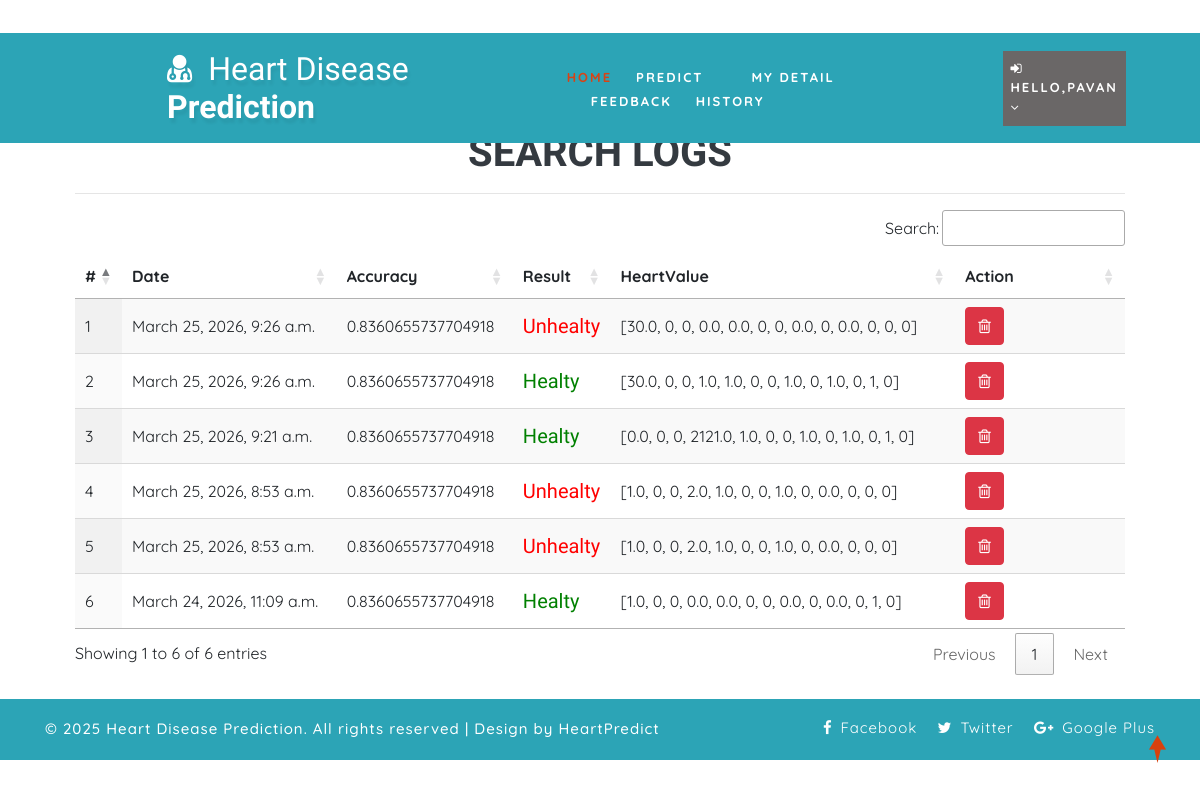
Page /view_search_pat/ (signed in) on the committed database.
### health/models.py (models this page shows, shortened)
class Search_Data(models.Model):
    patient = models.ForeignKey(Patient, on_delete=models.CASCADE, null=True)
    prediction_accuracy = models.CharField(max_length=100,null=True,blank=True)
    result = models.CharField(max_length=100,null=True,blank=True)
    values_list = models.CharField(max_length=100,null=True,blank=True)
    created = models.DateTimeField(auto_now=True,null=True)

### health/views.py (the view)
# urls.py: path('view_search_pat/', view_search_pat, name="view_search_pat"),
@login_required(login_url="login")
def view_search_pat(request):
    doc = None
    try:
        doc = Doctor.objects.get(user=request.user)
        data = Search_Data.objects.filter(patient__address__icontains=doc.address).order_by('-id')
    except:
        try:
            doc = Patient.objects.get(user=request.user)
            data = Search_Data.objects.filter(patient=doc).order_by('-id')
        except:
            data = Search_Data.objects.all().order_by('-id')
    return render(request,'view_search_pat.html',{'data':data})

### health/templates/view_search_pat.html
{% extends 'index.html' %}
{% load static %}
{% block body %}
<div class="container-fluid" style="width:90%;margin-top:8%">
                    <div class="container-fluid">
                        <h1 align="center" class="w3ls-title text-uppercase text-dark font-weight-bold">Search Logs</h1>
                         </div><hr>
                                <table id="example" class="display" style="width:100%">
                                  <thead>
                                    <tr>
                                      <th>#</th>
                                      {% if request.user.patient_set.all.0 %}
                                      <th>Date</th>
                                      {% else %}
                                      <th>Patient Name</th>
                                      {% endif %}
                                      <th>Accuracy</th>
                                      <th>Result</th>
                                      <th>HeartValue</th>
                                      <th>Action</th>
                                  </tr>
                              </thead>
                              <tbody>
                              {% for i in data %}
                                <tr>
                                  <td>{{forloop.counter}}</td>
                                  {% if request.user.patient_set.all.0 %}
                                    <td>{{i.created}}</td>
                                  {% else %}
                                  <td>{{i.patient.user.first_name}} {{i.patient.user.last_name}}</td>
                                  {% endif %}
                                    <td>{{i.prediction_accuracy}}</td>
                                    <td>{% if i.result == "0" %}
                                      <h5 style="color:green">Healty</h5>
                                      {% else %}
                                      <h5 style="color:red">Unhealty</h5>
                                  {% endif %}
                                  </td>
                                  <td>{{i.values_list}}</td>
                                  <td style="width:150px">
                                      <a href="/delete_searched/{{i.id}}" ><button class="btn btn-danger" onclick="return confirm('Are you sure?')"><i class="fa fa-trash-o"></i></button></a></td>
                              </tr>
                              {% endfor %}
                          </tbody>
                      </table>
                  </div>
{% endblock %}

### health/templates/index.html (shortened to what this page needs)
<!DOCTYPE html>
{% load static %}
<html lang="zxx">
<head>
	<link rel="stylesheet" href="{% static 'css/bootstrap.css' %}">
	<link href="{% static 'css/css_slider.css' %}" type="text/css" rel="stylesheet" media="all">
	<link rel="stylesheet" href="{% static 'css/style.css' %}" type="text/css" media="all" />
	<link href="{% static 'css/font-awesome.min.css' %}" rel="stylesheet">
<link rel='stylesheet' type='text/css' href="https://cdn.datatables.net/1.10.21/css/jquery.dataTables.min.css">
<link rel='stylesheet' type='text/css' href="https://cdn.datatables.net/buttons/1.6.2/css/buttons.dataTables.min.css">
</head>
<body>
	<div id="home" style="margin-bottom:2%">
		<header>
			<div class="top-bar py-3">
				<div class="container">
					<div class="row">
						<div class="col-xl-7 col-lg-6 col-md-4 top-social-agile text-md-right text-center mt-md-0 mt-2">
							<div class="row">
								<div class="col-xl-3 col-lg-4 col-6 top-w3layouts p-md-0 text-right">
								</div>
								<div class="col-xl-3 col-lg-4 col-6 header-w3layouts text-md-right text-left">
								</div>
							</div>
						</div>
					</div>
				</div>
			</div>
		</header>
		<div class="main-top" style="background:rgb(44, 164, 182)">
			<div class="container-fluid">
				<div class="header d-md-flex justify-content-between align-items-center py-3">
					<div id="logo" style="margin-left:13%">
						<h1>
							<a href="index.html">
								<span class="fa fa-user-md mr-2"></span>
								<span class="logo-sp">Heart Disease</span> Prediction
							</a>
						</h1>
					</div>
					{% if request.user.is_staff %}
					<div class="nav_w3ls" style="margin-right:4%">
						<nav>
							<label for="drop1" class="toggle">Menu</label>
							<input type="checkbox" id="drop1" />
							<ul class="menu" style="padding:15px;width:100%">
								<li class="mx-lg-4 mx-md-3 my-md-0 my-2"><a href="{% url 'admin_home' %}" >Home</a></li>
								<li>
									<label for="drop-2" class="toggle toogle-2"> <span class="fa fa-angle-down" aria-hidden="true"></span>
									</label>
									<a href="#"> Doctor <span class="fa fa-angle-down" aria-hidden="true"></span></a>
									<ul style="margin-top:2%;width:40%;margin-right:0%">
										<li style="width:100%;"><a href="/add_doctor" class="drop-text">Add Doctor</a></li>
										<li style="width:100%;"><a href="/view_doctor" class="drop-text">View Doctor</a></li>
									</ul>
								</li>
								<li class="mx-lg-4 mx-md-3 my-md-0 my-2"><a href="/view_patient">Patient</a></li>
								<li class="mx-lg-4 mx-md-3 my-md-0 my-2">
									<a href="/view_search_pat">Searched Data</a></li>
								<li><a href="/view_feedback">Feedback</a></li>
							</ul>
						</nav>
					</div>
					<div class="nav_w3ls" style="margin-right:3%">
						<nav>
							<label for="drop2" class="toggle">Menu</label>
							<input type="checkbox" id="drop2" />
							<ul class="menu">
								<li class="mx-lg-4 mx-md-3 my-md-0 my-2" style="background:red;padding:8px">
									<label for="drop-2" class="toggle toogle-2"> <span class="fa fa-angle-down" aria-hidden="true"></span>
									</label>
									<a href="#"><i class="fa fa-user"></i> {{request.user.username}} <span class="fa fa-angle-down" aria-hidden="true"></span></a>
									<ul style="margin-top:10%;width:80%;margin-right:5%">
										<li style="width:100%;"><a href="{% url 'change_password' %}" class="drop-text">Password</a></li>
										<li style="width:100%;"><a href="{% url 'logout' %}" class="drop-text">Logout</a></li>
									</ul>
								</li>
							</ul>
						</nav>
					</div>
					{% elif request.user.patient_set.all.0 %}
					<div class="nav_w3ls" style="margin-left:5%;font-weight:bold">
						<nav>
							<ul class="menu" style="padding:15px;width:100%">
								<li><a href="{% url 'patient_home' %}" class="active">Home</a></li>
								<li class="mx-lg-4 mx-md-3 my-md-0 my-2"><a href="/add_heartdetail">Predict</a></li>
								<li class="mx-lg-4 mx-md-3 my-md-0 my-2"><a href="/profile_doctor">My Detail</a></li>
								<li class="mx-lg-4 mx-md-3 my-md-0 my-2"><a href="/sent_feedback">Feedback</a></li>
								<li><a href="/view_search_pat">History</a></li>
							</ul>
						</nav>
					</div>
					<div class="nav_w3ls" style="margin-right:3%">
						<nav>
							<ul class="menu">
								<li class="mx-lg-4 mx-md-3 my-md-0 my-2" style="background:#6a6767;padding:8px">
									<a href="#"><i class="fa fa-sign-in"></i> Hello,{{request.user.username}} <span class="fa fa-angle-down" aria-hidden="true"></span></a>
								</li>
							</ul>
						</nav>
					</div>
					{% endif %}
				</div>
			</div>
		</div>
		{% block body %}
		{% endblock %}
	</div>
	<div class="copy-w3pvt" style="background:rgb(44, 164, 182);color:white">
		<div class="container py-3">
			<div class="row">
				<div class="col-lg-7 w3ls_footer_grid1_left text-lg-left text-center">
					<p style="color:white">&copy; 2025 Heart Disease Prediction. All rights reserved | Design by HeartPredict</a>
					</p>
				</div>
				<div class="col-lg-5 w3ls_footer_grid_left1_pos text-lg-right text-center mt-lg-0 mt-2">
					<ul style="color:white">
						<li>
							<a href="#" style="color:white" class="facebook">
								<span class="fa fa-facebook-f mr-2"></span>Facebook</a>
						</li>
						<li class="mx-3">
							<a href="#" style="color:white" class="twitter">
								<span class="fa fa-twitter mr-2"></span>Twitter</a>
						</li>
						<li>
							<a href="#" style="color:white" class="google">
								<span class="fa fa-google-plus mr-2"></span>Google Plus</a>
						</li>
					</ul>
				</div>
			</div>
		</div>
	</div>
	<a href="#home" style="color:white" class="move-top text-center"></a>
</body>
</html>

### health/static/css/style.css (style rules this page uses)
body { padding: 0; margin: 0; background: #FFF; font-family: 'Quicksand', sans-serif; }
body a, body button { transition: 0.5s all; -webkit-transition: 0.5s all; -moz-transition: 0.5s all; -o-transition: 0.5s all; -ms-transition: 0.5s all; text-decoration: none; }
html { scroll-behavior: smooth; }
h1, h2, h3, h4, h5, h6 { margin: 0; padding: 0; font-family: 'Mukta', sans-serif; }
p { margin: 0; padding: 0; font-size: 15px; letter-spacing: 1px; line-height: 1.9; color: #999; font-family: 'Quicksand', sans-serif; }
ul, ol { margin: 0; padding: 0; }
a.move-top { width: 34px; height: 34px; background: url(../images/move-top.png) no-repeat; display: inline-block; position: fixed; bottom: 4%; right: 2%; z-index: 0; }
#home { position: relative; }
.main-top { position: absolute; z-index: 999; width: 100%; background: rgba(0, 0, 0, 0.4); }
nav { margin: 0; padding: 0; }
#logo a { float: left; display: initial; font-weight: 700; font-size: 32px; color: #fff; text-shadow: 2px 5px 3px rgba(0, 0, 0, 0.06); padding: 0; }
span.logo-sp { font-weight: 100; }
nav:after { content: ""; display: table; clear: both; }
nav ul { float: right; padding: 0; margin: 0; list-style: none; position: relative; }
nav ul li { margin: 0px; display: inline-block; float: left; }
nav a { padding: 0; color: #fff; font-size: 13px; letter-spacing: 2px; font-weight: 700; text-transform: uppercase; display: inline-block; transition: 0.5s all; -webkit-transition: 0.5s all; -moz-transition: 0.5s all; -o-transition: 0.5s all; -ms-transition: 0.5s all; }
.menu li a.active, .menu li a:hover { color: #2196f3; transition: 0.5s all; -webkit-transition: 0.5s all; -moz-transition: 0.5s all; -o-transition: 0.5s all; -ms-transition: 0.5s all; color: #d84315; }
li>a:only-child:after { content: ''; }
.w3ls_footer_grid_left1_pos ul li, ul.list-part li { display: inline-block; }
.w3ls_footer_grid_left1_pos ul li a { color: #000; text-decoration: none; letter-spacing: 1px; font-size: 15px; }
.w3ls_footer_grid1_left p { color: #484848; font-weight: 500; }

### rows in the picture
Search_Data: created "March 25, 2026, 9:26 a.m.", prediction_accuracy "0.8360655737704918", result "Unhealty", values_list "[30.0, 0, 0, 0.0, 0.0, 0, 0, 0.0, 0, 0.0, 0, 0, 0]"
Search_Data: created "March 25, 2026, 9:26 a.m.", prediction_accuracy "0.8360655737704918", result "Healty", values_list "[30.0, 0, 0, 1.0, 1.0, 0, 0, 1.0, 0, 1.0, 0, 1, 0]"
Search_Data: created "March 25, 2026, 9:21 a.m.", prediction_accuracy "0.8360655737704918", result "Healty", values_list "[0.0, 0, 0, 2121.0, 1.0, 0, 0, 1.0, 0, 1.0, 0, 1, 0]"
Search_Data: created "March 25, 2026, 8:53 a.m.", prediction_accuracy "0.8360655737704918", result "Unhealty", values_list "[1.0, 0, 0, 2.0, 1.0, 0, 0, 1.0, 0, 0.0, 0, 0, 0]"
Search_Data: created "March 25, 2026, 8:53 a.m.", prediction_accuracy "0.8360655737704918", result "Unhealty", values_list "[1.0, 0, 0, 2.0, 1.0, 0, 0, 1.0, 0, 0.0, 0, 0, 0]"
Search_Data: created "March 24, 2026, 11:09 a.m.", prediction_accuracy "0.8360655737704918", result "Healty", values_list "[1.0, 0, 0, 0.0, 0.0, 0, 0, 0.0, 0, 0.0, 0, 1, 0]"

### other values in the picture
{{ request.user.username }} "PAVAN"
